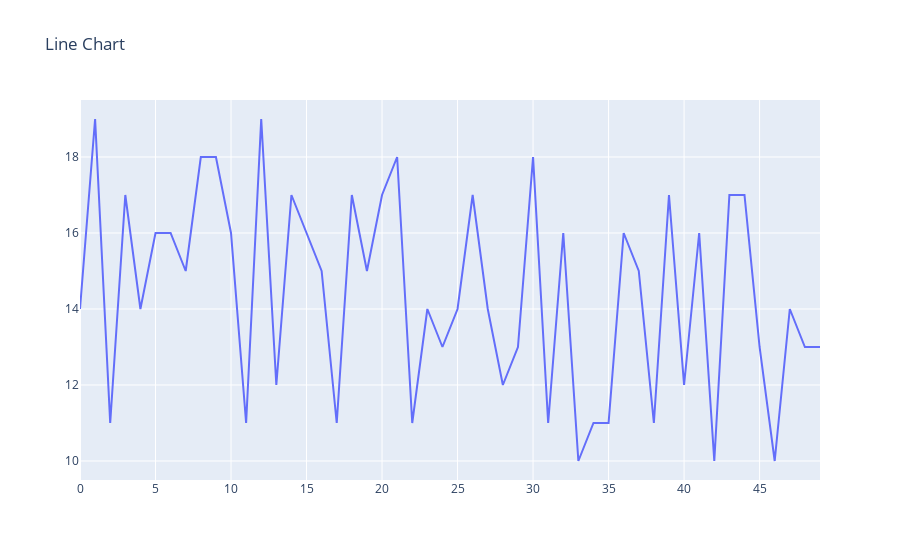

The cell this chart's notebook holds for it:
### Markdown cell above
#### Basic Line Chart

### Code cell
fig = go.Figure(
   data=[
       go.Scatter(
          x=x,
          y=y,
          mode='lines'
       )
   ],
   layout=go.Layout(
       title='Line Chart'
   )
)
pyo.iplot(fig)

### Figure 1 — Plotly figure (JSON) as saved in the notebook; plotly's stock layout.template omitted (floating-point values rounded to 4 significant figures)
{"data": [{"mode": "lines", "type": "scatter", "x": [0, 1, 2, 3, 4, 5, 6, 7, 8, 9, 10, 11, 12, 13, 14, 15, 16, 17, 18, 19, 20, 21, 22, 23, 24, 25, 26, 27, 28, 29, 30, 31, 32, 33, 34, 35, 36, 37, 38, 39, 40, 41, 42, 43, 44, 45, 46, 47, 48, 49], "y": [14, 19, 11, 17, 14, 16, 16, 15, 18, 18, 16, 11, 19, 12, 17, 16, 15, 11, 17, 15, 17, 18, 11, 14, 13, 14, 17, 14, 12, 13, 18, 11, 16, 10, 11, 11, 16, 15, 11, 17, 12, 16, 10, 17, 17, 13, 10, 14, 13, 13]}], "layout": {"title": {"text": "Line Chart"}}}
